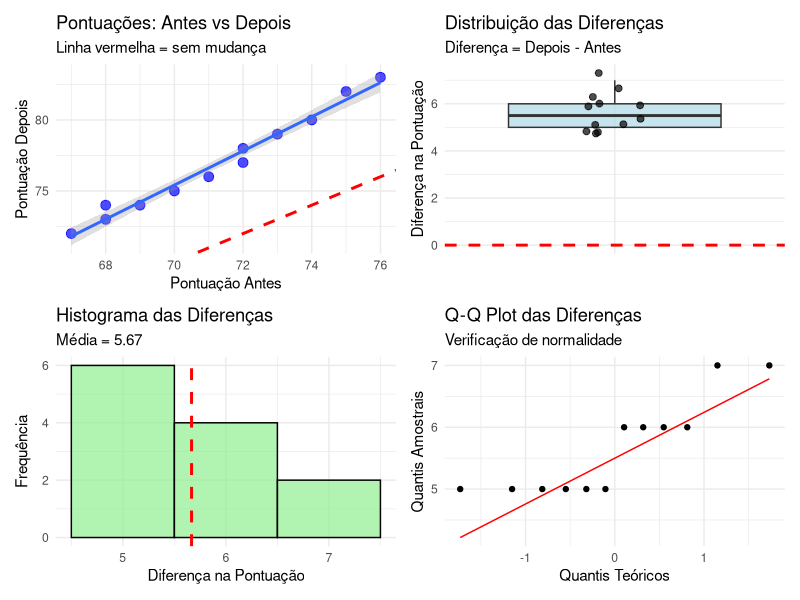
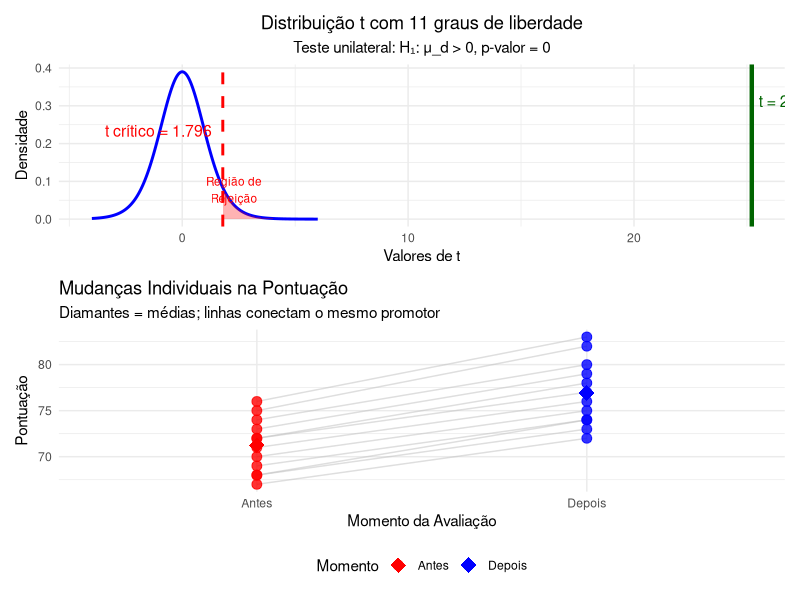
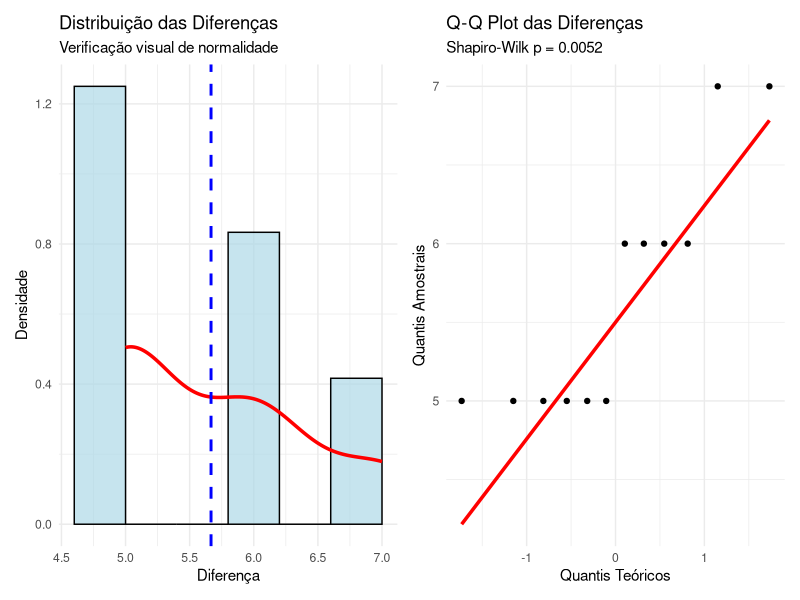

R code for these plots, in order:
## ---- chunk 1
#| label: setup-emparelhados
#| message: false
#| warning: false

# Carregando bibliotecas necessárias
library(tidyverse)
library(ggplot2)
library(knitr)
library(kableExtra)
library(patchwork)

# Configurações globais
options(digits = 4)
set.seed(2023)
theme_set(theme_minimal())
## ---- chunk 2
#| label: dados-capacitacao
#| echo: true

# Dados do Exemplo 20.4 - Pontuação em avaliações (0-100)
# Mesmo promotor avaliado antes e depois do treinamento

dados_capacitacao <- data.frame(
  Promotor = paste("Promotor", LETTERS[1:12]),
  Antes = c(72, 68, 75, 71, 69, 73, 70, 74, 67, 76, 72, 68),
  Depois = c(78, 73, 82, 76, 74, 79, 75, 80, 72, 83, 77, 74),
  stringsAsFactors = FALSE
)

# Calculando as diferenças (Depois - Antes)
dados_capacitacao <- dados_capacitacao %>%
  mutate(
    Diferença = Depois - Antes,
    Melhora = ifelse(Diferença > 0, "Sim", "Não")
  )

# Exibindo os dados
kable(dados_capacitacao, 
      caption = "Pontuações antes e depois do treinamento",
      col.names = c("Promotor", "Antes", "Depois", "Diferença", "Melhorou?")) %>%
  kable_styling(bootstrap_options = c("striped", "hover"))
## ---- chunk 3
#| label: exploracao-emparelhados
#| fig-width: 12
#| fig-height: 8

# Estatísticas descritivas das diferenças
diferenças <- dados_capacitacao$Diferença

cat("ESTATÍSTICAS DESCRITIVAS DAS DIFERENÇAS:\n")
cat("==========================================\n")
cat("n =", length(diferenças), "\n")
cat("Média =", round(mean(diferenças), 3), "\n")
cat("Desvio padrão =", round(sd(diferenças), 3), "\n")
cat("Mediana =", round(median(diferenças), 3), "\n")
cat("Mínimo =", min(diferenças), "\n")
cat("Máximo =", max(diferenças), "\n")
cat("Diferenças positivas:", sum(diferenças > 0), "de", length(diferenças), "\n\n")

# Gráficos exploratórios
p1 <- ggplot(dados_capacitacao, aes(x = Antes, y = Depois)) +
  geom_point(size = 3, alpha = 0.7, color = "blue") +
  geom_abline(slope = 1, intercept = 0, linetype = "dashed", color = "red", size = 1) +
  geom_smooth(method = "lm", se = TRUE, alpha = 0.3) +
  labs(
    title = "Pontuações: Antes vs Depois",
    subtitle = "Linha vermelha = sem mudança",
    x = "Pontuação Antes",
    y = "Pontuação Depois"
  ) +
  theme_minimal()

p2 <- ggplot(dados_capacitacao, aes(x = factor(1), y = Diferença)) +
  geom_boxplot(alpha = 0.7, fill = "lightblue") +
  geom_jitter(width = 0.1, size = 2, alpha = 0.7) +
  geom_hline(yintercept = 0, linetype = "dashed", color = "red", size = 1) +
  labs(
    title = "Distribuição das Diferenças",
    subtitle = "Diferença = Depois - Antes",
    x = "",
    y = "Diferença na Pontuação"
  ) +
  theme_minimal() +
  theme(axis.text.x = element_blank())

p3 <- ggplot(dados_capacitacao, aes(x = Diferença)) +
  geom_histogram(binwidth = 1, fill = "lightgreen", alpha = 0.7, color = "black") +
  geom_vline(xintercept = mean(diferenças), color = "red", linetype = "dashed", size = 1) +
  labs(
    title = "Histograma das Diferenças",
    subtitle = paste("Média =", round(mean(diferenças), 2)),
    x = "Diferença na Pontuação",
    y = "Frequência"
  ) +
  theme_minimal()

p4 <- ggplot(dados_capacitacao, aes(sample = Diferença)) +
  geom_qq() +
  geom_qq_line(color = "red") +
  labs(
    title = "Q-Q Plot das Diferenças",
    subtitle = "Verificação de normalidade",
    x = "Quantis Teóricos",
    y = "Quantis Amostrais"
  ) +
  theme_minimal()

# Combinando os gráficos
(p1 + p2) / (p3 + p4)
## ---- chunk 4
#| label: teste-t-emparelhado

# Configurando o teste de hipóteses
# H₀: μ_d = 0 (não há melhora média)
# H₁: μ_d > 0 (há melhora média) - teste unilateral à direita

cat("TESTE T PARA DADOS EMPARELHADOS\n")
cat("===============================\n\n")

cat("Hipóteses:\n")
cat("H₀: μ_d = 0 (não há melhora no desempenho)\n")
cat("H₁: μ_d > 0 (há melhora no desempenho)\n")
cat("α = 0.05\n\n")

# Realizando o teste t pareado
teste_pareado <- t.test(dados_capacitacao$Depois, 
                       dados_capacitacao$Antes,
                       paired = TRUE,
                       alternative = "greater",  # teste unilateral
                       conf.level = 0.95)

# Exibindo resultados detalhados
cat("RESULTADOS DO TESTE:\n")
cat("===================\n")
cat("Estatística t =", round(teste_pareado$statistic, 4), "\n")
cat("Graus de liberdade =", teste_pareado$parameter, "\n")
cat("p-valor =", round(teste_pareado$p.value, 6), "\n")
cat("Intervalo de confiança 95% para μ_d: [", 
    round(teste_pareado$conf.int[1], 3), ", ∞)\n")
cat("Diferença média estimada =", round(teste_pareado$estimate, 3), "\n\n")

# Interpretação do resultado
if(teste_pareado$p.value < 0.05) {
  cat("CONCLUSÃO: Rejeitamos H₀ (p < 0.05)\n")
  cat("Há evidência estatística de melhora no desempenho após o treinamento.\n\n")
} else {
  cat("CONCLUSÃO: Não rejeitamos H₀ (p ≥ 0.05)\n")
  cat("Não há evidência estatística suficiente de melhora no desempenho.\n\n")
}

# Cálculos manuais para verificação
n <- length(diferenças)
media_d <- mean(diferenças)
dp_d <- sd(diferenças)
erro_padrao <- dp_d / sqrt(n)

cat("CÁLCULOS DETALHADOS:\n")
cat("===================\n")
cat("n =", n, "\n")
cat("x̄_d =", round(media_d, 4), "\n")
cat("s_d =", round(dp_d, 4), "\n")
cat("EP(x̄_d) = s_d/√n =", round(erro_padrao, 4), "\n")
cat("t = x̄_d / EP(x̄_d) =", round(media_d/erro_padrao, 4), "\n")

# Valor crítico
valor_critico <- qt(0.95, df = n-1)
cat("Valor crítico t₀.₀₅,₁₁ =", round(valor_critico, 4), "\n")
cat("Decisão:", ifelse(teste_pareado$statistic > valor_critico, 
                      "t > t_crítico → Rejeitar H₀", 
                      "t ≤ t_crítico → Não rejeitar H₀"), "\n")
## ---- chunk 5
#| label: ic-diferenca-media

cat("INTERVALO DE CONFIANÇA BILATERAL\n")
cat("================================\n\n")

# IC bilateral de 95% para μ_d
ic_bilateral <- t.test(dados_capacitacao$Depois, 
                      dados_capacitacao$Antes,
                      paired = TRUE,
                      alternative = "two.sided",
                      conf.level = 0.95)

cat("Intervalo de Confiança 95% para μ_d:\n")
cat("[", round(ic_bilateral$conf.int[1], 3), " ; ", 
    round(ic_bilateral$conf.int[2], 3), "]\n\n")

cat("INTERPRETAÇÃO:\n")
cat("Com 95% de confiança, a melhora média verdadeira na pontuação\n")
cat("está entre", round(ic_bilateral$conf.int[1], 2), "e", 
    round(ic_bilateral$conf.int[2], 2), "pontos.\n\n")

# Diferentes níveis de confiança
niveis_conf <- c(0.90, 0.95, 0.99)
cat("INTERVALOS DE CONFIANÇA EM DIFERENTES NÍVEIS:\n")
cat("============================================\n")

resultados_ic <- data.frame(
  Nível = paste0(niveis_conf * 100, "%"),
  Inferior = NA,
  Superior = NA,
  Amplitude = NA
)

for(i in 1:length(niveis_conf)) {
  ic_temp <- t.test(dados_capacitacao$Depois, 
                   dados_capacitacao$Antes,
                   paired = TRUE,
                   conf.level = niveis_conf[i])
  
  resultados_ic$Inferior[i] <- round(ic_temp$conf.int[1], 3)
  resultados_ic$Superior[i] <- round(ic_temp$conf.int[2], 3)
  resultados_ic$Amplitude[i] <- round(ic_temp$conf.int[2] - ic_temp$conf.int[1], 3)
}

kable(resultados_ic, caption = "Intervalos de confiança para μ_d") %>%
  kable_styling(bootstrap_options = c("striped", "hover"))
## ---- chunk 6
#| label: viz-teste-pareado
#| fig-width: 12
#| fig-height: 8

# Visualização da distribuição t e região crítica
df_grafico <- n - 1
x_vals <- seq(-4, 6, length.out = 1000)
y_vals <- dt(x_vals, df = df_grafico)

dados_dist <- data.frame(x = x_vals, y = y_vals)

# Valor da estatística t calculada
t_calc <- as.numeric(teste_pareado$statistic)

p_dist <- ggplot(dados_dist, aes(x = x, y = y)) +
  geom_line(size = 1, color = "blue") +
  
  # Região crítica (teste unilateral à direita)
  geom_area(data = subset(dados_dist, x >= valor_critico), 
            aes(x = x, y = y), fill = "red", alpha = 0.3) +
  
  # Linha da estatística t calculada
  geom_vline(xintercept = t_calc, color = "darkgreen", 
             linetype = "solid", size = 1.5) +
  
  # Linha do valor crítico
  geom_vline(xintercept = valor_critico, color = "red", 
             linetype = "dashed", size = 1) +
  
  # Anotações
  annotate("text", x = t_calc, y = max(y_vals)*0.8, 
           label = paste("t =", round(t_calc, 3)), 
           color = "darkgreen", size = 4, hjust = -0.1) +
  
  annotate("text", x = valor_critico, y = max(y_vals)*0.6, 
           label = paste("t crítico =", round(valor_critico, 3)), 
           color = "red", size = 4, hjust = 1.1) +
  
  annotate("text", x = valor_critico + 0.5, y = max(y_vals)*0.2, 
           label = "Região de\nRejeição", color = "red", size = 3) +
  
  labs(
    title = paste("Distribuição t com", df_grafico, "graus de liberdade"),
    subtitle = paste("Teste unilateral: H₁: μ_d > 0, p-valor =", 
                     round(teste_pareado$p.value, 4)),
    x = "Valores de t",
    y = "Densidade"
  ) +
  theme_minimal() +
  theme(plot.title = element_text(hjust = 0.5),
        plot.subtitle = element_text(hjust = 0.5))

# Gráfico antes-depois com linhas conectando os pares
dados_long <- dados_capacitacao %>%
  select(Promotor, Antes, Depois) %>%
  pivot_longer(cols = c(Antes, Depois), 
               names_to = "Momento", 
               values_to = "Pontuação") %>%
  mutate(Momento = factor(Momento, levels = c("Antes", "Depois")))

p_pares <- ggplot(dados_long, aes(x = Momento, y = Pontuação)) +
  geom_line(aes(group = Promotor), alpha = 0.5, color = "gray") +
  geom_point(aes(color = Momento), size = 3, alpha = 0.8) +
  geom_point(data = dados_long %>% 
             group_by(Momento) %>% 
             summarise(Pontuação = mean(Pontuação), .groups = "drop"),
             aes(color = Momento), size = 5, shape = 18) +
  scale_color_manual(values = c("Antes" = "red", "Depois" = "blue")) +
  labs(
    title = "Mudanças Individuais na Pontuação",
    subtitle = "Diamantes = médias; linhas conectam o mesmo promotor",
    x = "Momento da Avaliação",
    y = "Pontuação",
    color = "Momento"
  ) +
  theme_minimal() +
  theme(legend.position = "bottom")

# Combinando os gráficos
p_dist / p_pares
## ---- chunk 7
#| label: pressupostos-emparelhados

cat("VERIFICAÇÃO DE PRESSUPOSTOS\n")
cat("===========================\n\n")

# 1. Teste de normalidade das diferenças
shapiro_test <- shapiro.test(diferenças)

cat("1. NORMALIDADE DAS DIFERENÇAS:\n")
cat("   Teste de Shapiro-Wilk:\n")
cat("   W =", round(shapiro_test$statistic, 4), "\n")
cat("   p-valor =", round(shapiro_test$p.value, 4), "\n")
cat("   Conclusão:", 
    ifelse(shapiro_test$p.value > 0.05, 
           "Não rejeitamos normalidade (p > 0.05)",
           "Rejeitamos normalidade (p ≤ 0.05)"), "\n\n")

# 2. Teste de outliers
Q1 <- quantile(diferenças, 0.25)
Q3 <- quantile(diferenças, 0.75)
IQR_val <- Q3 - Q1
limite_inf <- Q1 - 1.5 * IQR_val
limite_sup <- Q3 + 1.5 * IQR_val

outliers <- diferenças[diferenças < limite_inf | diferenças > limite_sup]

cat("2. DETECÇÃO DE OUTLIERS:\n")
cat("   Método: Regra 1.5×IQR\n")
cat("   Limite inferior:", round(limite_inf, 2), "\n")
cat("   Limite superior:", round(limite_sup, 2), "\n")
cat("   Outliers detectados:", length(outliers), "\n")
if(length(outliers) > 0) {
  cat("   Valores:", paste(outliers, collapse = ", "), "\n")
}
cat("\n")

# 3. Independência (teórica - depende do delineamento)
cat("3. INDEPENDÊNCIA:\n")
cat("   Este pressuposto deve ser avaliado pelo delineamento experimental.\n")
cat("   No exemplo: cada promotor é uma unidade independente.\n\n")

# 4. Resumo dos pressupostos
cat("RESUMO DOS PRESSUPOSTOS:\n")
cat("========================\n")
cat("✓ Dados emparelhados: SIM (mesmo promotor antes/depois)\n")
cat("✓ Normalidade:", 
    ifelse(shapiro_test$p.value > 0.05, "ATENDIDA", "QUESTIONÁVEL"), "\n")
cat("✓ Independência: ASSUMIDA (pelo delineamento)\n")
cat("✓ Outliers:", ifelse(length(outliers) == 0, "NENHUM", "PRESENTES"), "\n")
## ---- chunk 8
#| label: graficos-pressupostos
#| fig-width: 10
#| fig-height: 6

# Gráficos para verificação de pressupostos
p_hist_diff <- ggplot(data.frame(diff = diferenças), aes(x = diff)) +
  geom_histogram(aes(y = ..density..), bins = 6, fill = "lightblue", 
                 alpha = 0.7, color = "black") +
  geom_density(color = "red", size = 1.2) +
  geom_vline(xintercept = mean(diferenças), color = "blue", 
             linetype = "dashed", size = 1) +
  labs(title = "Distribuição das Diferenças",
       subtitle = "Verificação visual de normalidade",
       x = "Diferença", y = "Densidade") +
  theme_minimal()

p_qq_diff <- ggplot(data.frame(diff = diferenças), aes(sample = diff)) +
  stat_qq() +
  stat_qq_line(color = "red", size = 1.2) +
  labs(title = "Q-Q Plot das Diferenças",
       subtitle = paste("Shapiro-Wilk p =", round(shapiro_test$p.value, 4)),
       x = "Quantis Teóricos", y = "Quantis Amostrais") +
  theme_minimal()

p_hist_diff + p_qq_diff
## ---- chunk 9
#| label: exemplo-metodos-ensino

cat("EXEMPLO 20.5: COMPARAÇÃO DE MÉTODOS DE ENSINO\n")
cat("=============================================\n\n")

# Dados simulados baseados em cenário realista
# Estudantes de direito avaliados com dois métodos diferentes
# (cada estudante experimenta ambos os métodos)

set.seed(2024)
n_estudantes <- 15

# Simulando dados com correlação positiva entre métodos
notas_tradicional <- round(rnorm(n_estudantes, mean = 7.2, sd = 1.1), 1)
# Método ativo tem correlação com tradicional + efeito positivo
notas_ativo <- round(notas_tradicional + rnorm(n_estudantes, mean = 0.6, sd = 0.8), 1)
notas_ativo <- pmax(0, pmin(10, notas_ativo))  # Limitando entre 0-10

dados_ensino <- data.frame(
  Estudante = paste("Est", sprintf("%02d", 1:n_estudantes)),
  Método_Tradicional = notas_tradicional,
  Método_Ativo = notas_ativo
) %>%
  mutate(Diferença = Método_Ativo - Método_Tradicional)

# Exibindo os dados
kable(dados_ensino, 
      caption = "Notas com diferentes métodos de ensino (escala 0-10)",
      col.names = c("Estudante", "Tradicional", "Ativo", "Diferença")) %>%
  kable_styling(bootstrap_options = c("striped", "hover"))

# Teste bilateral (pode haver diferença em qualquer direção)
teste_ensino <- t.test(dados_ensino$Método_Ativo, 
                      dados_ensino$Método_Tradicional,
                      paired = TRUE,
                      alternative = "two.sided",
                      conf.level = 0.95)

cat("\nTESTE DE HIPÓTESES:\n")
cat("H₀: μ_d = 0 (métodos são equivalentes)\n")
cat("H₁: μ_d ≠ 0 (métodos diferem)\n")
cat("α = 0.05\n\n")

cat("RESULTADOS:\n")
cat("t =", round(teste_ensino$statistic, 4), "\n")
cat("gl =", teste_ensino$parameter, "\n")
cat("p-valor =", round(teste_ensino$p.value, 4), "\n")
cat("IC 95%: [", round(teste_ensino$conf.int[1], 3), " ; ", 
    round(teste_ensino$conf.int[2], 3), "]\n\n")

cat("CONCLUSÃO:", 
    ifelse(teste_ensino$p.value < 0.05,
           "Há diferença significativa entre os métodos",
           "Não há diferença significativa entre os métodos"), "\n")
## ---- chunk 10
#| label: tamanho-efeito-poder

# Calculando o tamanho do efeito (d de Cohen para amostras pareadas)
d_cohen <- mean(diferenças) / sd(diferenças)

cat("TAMANHO DO EFEITO\n")
cat("=================\n")
cat("d de Cohen =", round(d_cohen, 3), "\n")
cat("Interpretação:", 
    ifelse(abs(d_cohen) < 0.2, "Efeito pequeno",
           ifelse(abs(d_cohen) < 0.5, "Efeito pequeno a médio",
                  ifelse(abs(d_cohen) < 0.8, "Efeito médio",
                         "Efeito grande"))), "\n\n")

# Análise de poder (cálculo aproximado)
cat("ANÁLISE DE PODER (aproximada):\n")
cat("==============================\n")

# Calculando poder para diferentes tamanhos amostrais
tamanhos_n <- c(5, 10, 15, 20, 30, 50)
niveis_alfa <- c(0.01, 0.05, 0.10)

poder_matrix <- matrix(NA, nrow = length(tamanhos_n), ncol = length(niveis_alfa))
rownames(poder_matrix) <- paste("n =", tamanhos_n)
colnames(poder_matrix) <- paste("α =", niveis_alfa)

# Simulação aproximada do poder
for(i in 1:length(tamanhos_n)) {
  for(j in 1:length(niveis_alfa)) {
    # Valor não-centrality parameter
    ncp <- abs(d_cohen) * sqrt(tamanhos_n[i])
    # Valor crítico
    t_crit <- qt(1 - niveis_alfa[j]/2, df = tamanhos_n[i] - 1)
    # Poder aproximado
    poder_matrix[i, j] <- round(1 - pt(t_crit, df = tamanhos_n[i] - 1, ncp = ncp) + 
                               pt(-t_crit, df = tamanhos_n[i] - 1, ncp = ncp), 3)
  }
}

cat("TABELA DE PODER (para d =", round(d_cohen, 3), "):\n")
print(poder_matrix)
## ---- chunk 11
#| label: comparacao-emparelhados-independentes

cat("COMPARAÇÃO: ANÁLISE PAREADA vs INDEPENDENTE\n")
cat("===========================================\n\n")

# Teste como se fossem amostras independentes (INCORRETO para esses dados)
teste_independente <- t.test(dados_capacitacao$Depois, 
                            dados_capacitacao$Antes,
                            paired = FALSE,  # Tratando como independentes
                            var.equal = TRUE,
                            alternative = "two.sided")

# Comparando os resultados
cat("RESULTADOS COMPARATIVOS:\n")
cat("========================\n\n")

cat("ANÁLISE PAREADA (CORRETA):\n")
cat("t =", round(ic_bilateral$statistic, 4), "\n")
cat("gl =", ic_bilateral$parameter, "\n") 
cat("p-valor =", round(ic_bilateral$p.value, 4), "\n")
cat("IC 95%: [", round(ic_bilateral$conf.int[1], 3), " ; ", 
    round(ic_bilateral$conf.int[2], 3), "]\n\n")

cat("ANÁLISE INDEPENDENTE (INCORRETA):\n")
cat("t =", round(teste_independente$statistic, 4), "\n")
cat("gl =", teste_independente$parameter, "\n")
cat("p-valor =", round(teste_independente$p.value, 4), "\n")
cat("IC 95%: [", round(teste_independente$conf.int[1], 3), " ; ", 
    round(teste_independente$conf.int[2], 3), "]\n\n")

cat("OBSERVAÇÕES:\n")
cat("- Análise pareada tem menor erro padrão\n")
cat("- Maior poder estatístico (p-valor menor)\n")
cat("- Intervalo de confiança mais estreito\n")
cat("- Controla variabilidade individual\n")
## ---- chunk 12
#| label: exemplo-sistema-judicial

cat("EXEMPLO PRÁTICO: TEMPO DE PROCESSAMENTO DE CASOS\n")
cat("================================================\n\n")

# Dados simulados: tempo de processamento antes e depois de reforma no sistema
set.seed(456)
dados_reforma <- data.frame(
  Vara = paste("Vara", 1:10),
  Antes_Reforma = round(rnorm(10, mean = 180, sd = 25)),  # dias
  Depois_Reforma = round(rnorm(10, mean = 165, sd = 20))  # dias
) %>%
  mutate(
    # Ajustando para correlação positiva
    Depois_Reforma = round(0.7 * Antes_Reforma + 0.3 * Depois_Reforma),
    Diferença = Depois_Reforma - Antes_Reforma,
    Melhoria_Dias = -Diferença  # Negativo da diferença (redução é positiva)
  )

kable(dados_reforma, 
      caption = "Tempo de processamento antes e depois da reforma (dias)") %>%
  kable_styling(bootstrap_options = c("striped", "hover"))

# Teste: A reforma reduziu significativamente o tempo de processamento?
teste_reforma <- t.test(dados_reforma$Antes_Reforma,
                       dados_reforma$Depois_Reforma,
                       paired = TRUE,
                       alternative = "greater",  # Esperamos Antes > Depois
                       conf.level = 0.95)

cat("\nTESTE: A reforma reduziu o tempo de processamento?\n")
cat("H₀: μ_antes ≤ μ_depois (sem redução)\n")
cat("H₁: μ_antes > μ_depois (há redução)\n\n")

cat("RESULTADOS:\n")
cat("Redução média:", round(teste_reforma$estimate, 2), "dias\n")
cat("t =", round(teste_reforma$statistic, 4), "\n")
cat("p-valor =", round(teste_reforma$p.value, 4), "\n")
cat("Conclusão:", 
    ifelse(teste_reforma$p.value < 0.05, 
           "A reforma foi eficaz em reduzir o tempo",
           "Não há evidência de redução significativa"), "\n")
## ---- chunk 13
#| label: resumo-dados-emparelhados

cat("RESUMO: PROCEDIMENTOS t PARA DADOS EMPARELHADOS\n")
cat("===============================================\n\n")

cat("QUANDO USAR:\n")
cat("- Medições antes/depois na mesma unidade\n")
cat("- Pares de unidades muito similares\n")
cat("- Queremos controlar a variabilidade entre unidades\n")
cat("- Estudos longitudinais\n")
cat("- Comparação de métodos na mesma amostra\n\n")

cat("VANTAGENS:\n")
cat("- Maior poder estatístico\n")
cat("- Controla variabilidade individual\n")
cat("- Menor tamanho amostral necessário\n")
cat("- Intervalos de confiança mais precisos\n")
cat("- Reduz confundimento\n\n")

cat("PRESSUPOSTOS:\n")
cat("- Diferenças seguem distribuição normal\n")
cat("- Pares são independentes entre si\n")
cat("- Ausência de outliers extremos\n")
cat("- Amostra aleatória de pares\n\n")

cat("ALTERNATIVAS QUANDO PRESSUPOSTOS FALHAM:\n")
cat("- Transformação dos dados (log, raiz, etc.)\n")
cat("- Teste de Wilcoxon para amostras pareadas\n")
cat("- Bootstrap para intervalos de confiança\n")
cat("- Métodos robustos\n\n")

cat("INTERPRETAÇÃO DOS RESULTADOS:\n")
cat("=============================\n")
cat("Exemplo - Capacitação de Promotores:\n")
cat("- Melhora média:", round(mean(diferenças), 2), "pontos\n")
cat("- IC 95%: [", round(ic_bilateral$conf.int[1], 2), " ; ", 
    round(ic_bilateral$conf.int[2], 2), "]\n")
cat("- Tamanho do efeito:", 
    ifelse(abs(d_cohen) < 0.5, "Pequeno a médio", 
           ifelse(abs(d_cohen) < 0.8, "Médio", "Grande")), "\n")
cat("- Conclusão prática:", 
    ifelse(teste_pareado$p.value < 0.05,
           "O programa de capacitação foi estatisticamente efetivo",
           "Não há evidência estatística de efetividade do programa"), "\n\n")

cat("RECOMENDAÇÕES PRÁTICAS:\n")
cat("======================\n")
cat("1. Sempre verificar pressupostos graficamente\n")
cat("2. Reportar tamanho do efeito além da significância\n")
cat("3. Considerar significância prática, não apenas estatística\n")
cat("4. Usar intervalos de confiança para interpretação\n")
cat("5. Planejar tamanho amostral adequado antecipadamente\n")
